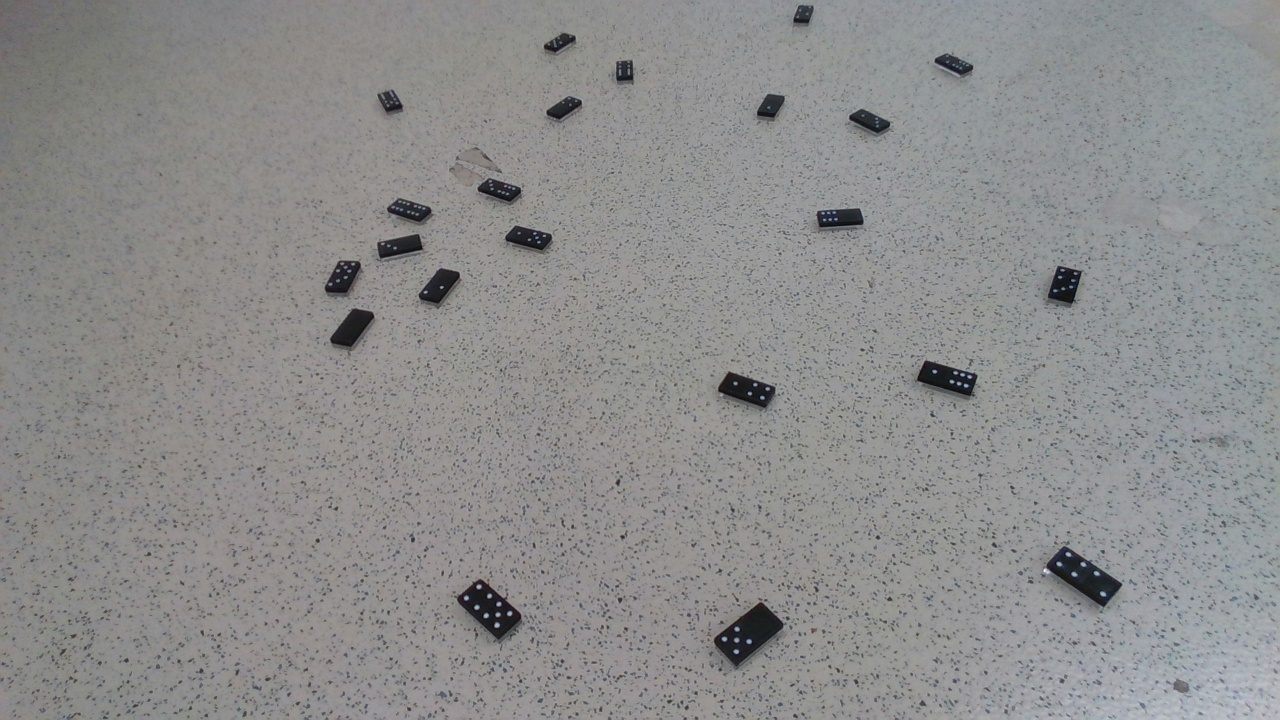
#> input picture images/1.jpg, 1280 x 720 px
$ python algorighm.py   (older library calls are emulated)
#> lines starting #> are read from the running program, lines starting #| are printed output that depends on the picture; after the words box and inside, x2 and y2 are one past the last pixel; in counts of white or black regions, pixels touching at a corner belong together
# -*- coding: utf-8 -*-
"""
Created on Tue Aug 25 20:11:53 2020

@author: nlutz
"""

import numpy as np
import cv2
import matplotlib.pyplot as plt
from scipy.spatial import ConvexHull


def minimum_bounding_rectangle(points):
    """
    Find the smallest bounding rectangle for a set of points.
    Returns a set of points representing the corners of the bounding box.

    :param points: an nx2 matrix of coordinates
    :rval: an nx2 matrix of coordinates
    """
    from scipy.ndimage.interpolation import rotate
    pi2 = np.pi/2.

    # get the convex hull for the points
    hull_points = points[ConvexHull(points).vertices]

    # calculate edge angles
    edges = np.zeros((len(hull_points)-1, 2))
    edges = hull_points[1:] - hull_points[:-1]

    angles = np.zeros((len(edges)))
    angles = np.arctan2(edges[:, 1], edges[:, 0])

    angles = np.abs(np.mod(angles, pi2))
    angles = np.unique(angles)

    # find rotation matrices
    # XXX both work
    rotations = np.vstack([
        np.cos(angles),
        np.cos(angles-pi2),
        np.cos(angles+pi2),
        np.cos(angles)]).T
#     rotations = np.vstack([
#         np.cos(angles),
#         -np.sin(angles),
#         np.sin(angles),
#         np.cos(angles)]).T
    rotations = rotations.reshape((-1, 2, 2))

    # apply rotations to the hull
    rot_points = np.dot(rotations, hull_points.T)

    # find the bounding points
    min_x = np.nanmin(rot_points[:, 0], axis=1)
    max_x = np.nanmax(rot_points[:, 0], axis=1)
    min_y = np.nanmin(rot_points[:, 1], axis=1)
    max_y = np.nanmax(rot_points[:, 1], axis=1)

    # find the box with the best area
    areas = (max_x - min_x) * (max_y - min_y)
    best_idx = np.argmin(areas)

    # return the best box
    x1 = max_x[best_idx]
    x2 = min_x[best_idx]
    y1 = max_y[best_idx]
    y2 = min_y[best_idx]
    r = rotations[best_idx]

    rval = np.zeros((4, 2))
    rval[0] = np.dot([x1, y2], r)
    rval[1] = np.dot([x2, y2], r)
    rval[2] = np.dot([x2, y1], r)
    rval[3] = np.dot([x1, y1], r)

    return rval

img_path = "images/1.jpg"

im_orig = cv2.imread(img_path)
#> im_orig is the input picture: shape (720, 1280, 3); mean B, G, R 140.8, 141, 141.1
im = cv2.imread(img_path, cv2.IMREAD_GRAYSCALE)
#> im: shape (720, 1280); min 7, max 254, mean 141


# Blur image
blurred = cv2.GaussianBlur(im, (9,9), 10)

unsharp_image = cv2.addWeighted(im, 1.5, blurred, -0.5, 0, im)


blurred = cv2.medianBlur(unsharp_image, 9)
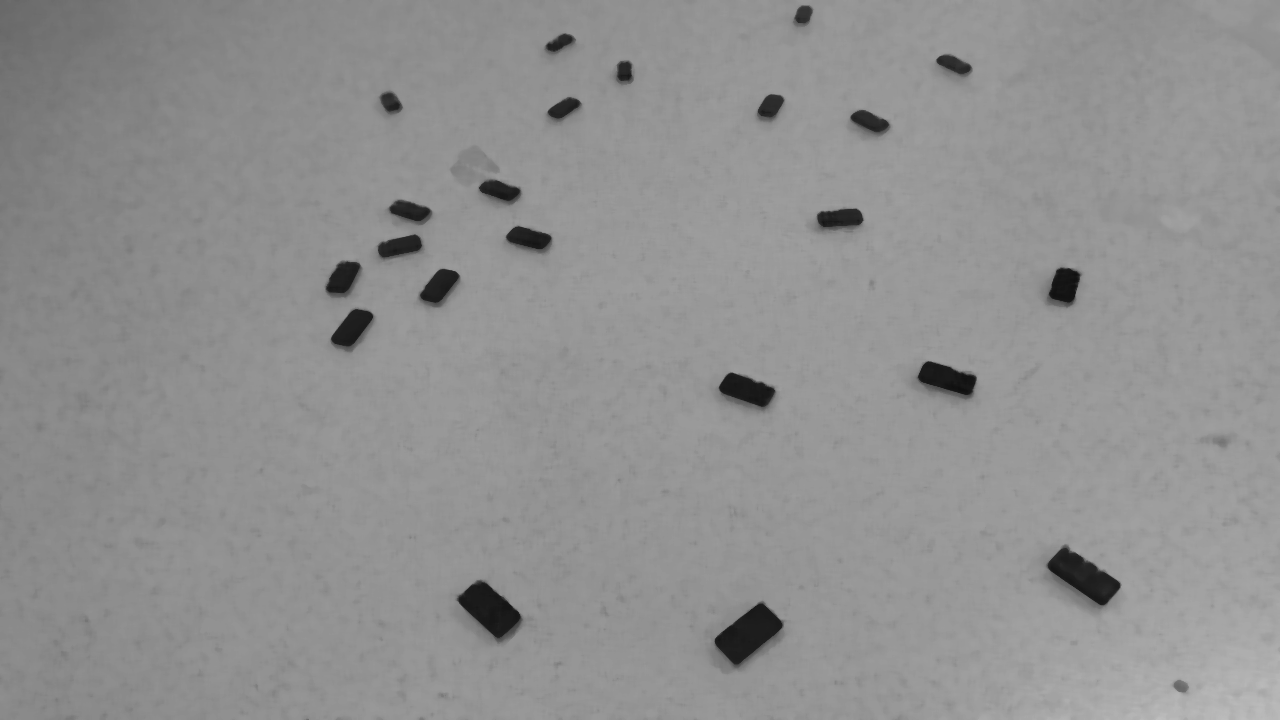
#> blurred: shape (720, 1280); min 15, max 190, mean 144.6

# Convert image to binary
ret,thresh1 = cv2.threshold(blurred,70,255,cv2.THRESH_BINARY)
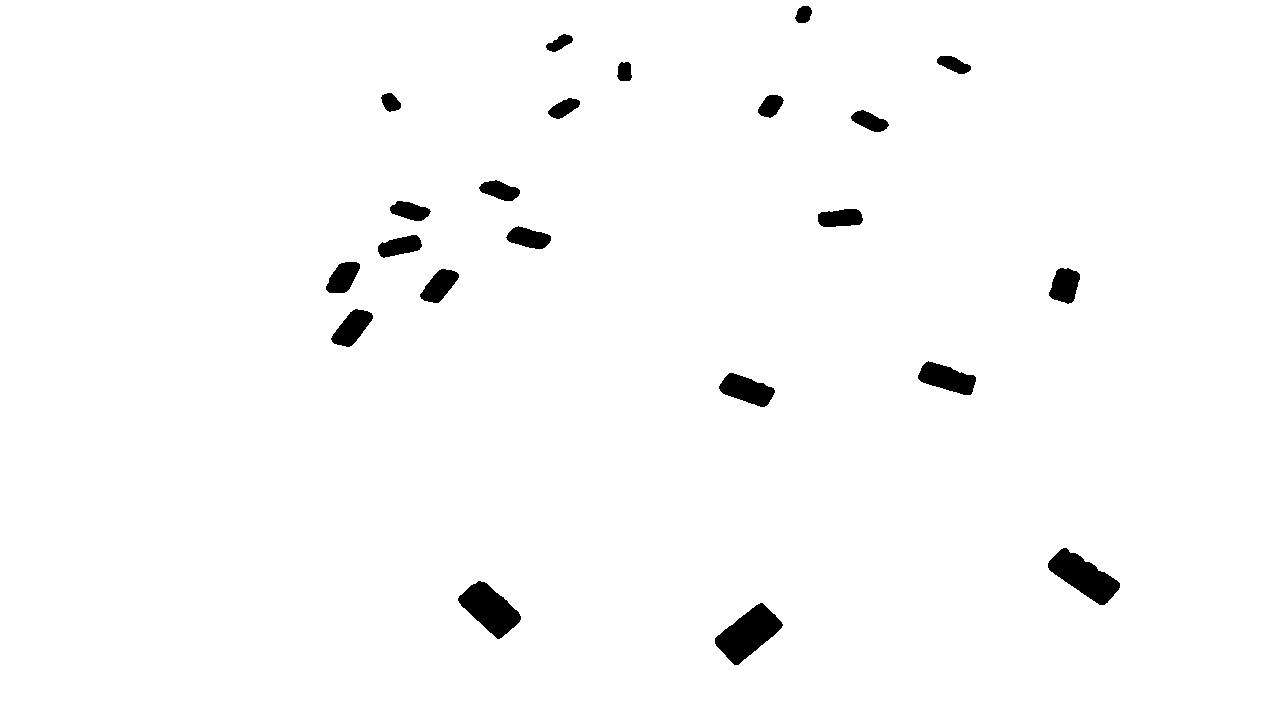
#> thresh1: shape (720, 1280); 98.1% white; 22 black regions
#plt.imshow(thresh1)
_, contours, hierarchy = cv2.findContours(thresh1, cv2.RETR_TREE, cv2.CHAIN_APPROX_NONE)
#> contours = 23 contours; largest, box (x1, y1, x2, y2) and area: (0, 0, 1280, 720) 919601, (714, 602, 784, 666) 2258, (1047, 547, 1121, 606) 2096, (457, 580, 522, 640) 2026, (917, 360, 977, 396) 1239

cv2.drawContours(im_orig, contours, -1, (0,255,0), 1)
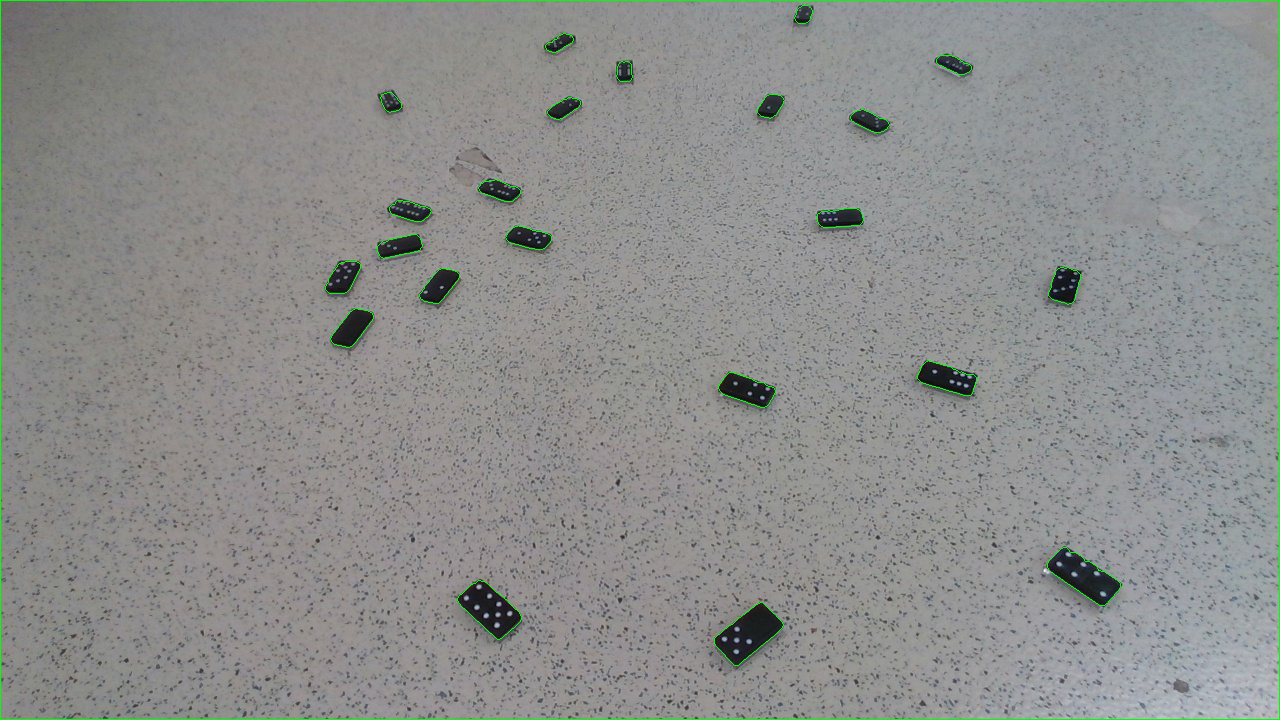
#> im_orig: shape (720, 1280, 3); 0.67% of pixels changed, all inside (x1, y1, x2, y2) = (0, 0, 1280, 720)


for c in contours:

    c = c.reshape((c.shape[0], c.shape[2]))
    rval = minimum_bounding_rectangle(c)

    for coordinate in rval:
        a = im_orig[int(coordinate[1])][int(coordinate[0])]
        im_orig[int(coordinate[1])][int(coordinate[0])]=[255,255,255]
#> this loop made 23 passes
#> (best_idx in minimum_bounding_rectangle, x1 in minimum_bounding_rectangle, x2 in minimum_bounding_rectangle, y1 in minimum_bounding_rectangle, y2 in minimum_bounding_rectangle, r in minimum_bounding_rectangle, rval) on passes 2 to 6: (5, 986.1, 948.6, -123.1, -188.9, [[0.651, 0.759], [-0.759, 0.651]], [[0, 0], [0, 0], [0, 0], [0, 0]]), (7, 803.6, 741.2, 130.5, 94.48, [[0.733, 0.68], [-0.68, 0.733]], [[0, 0], [0, 0], [0, 0], [0, 0]]), (6, 1256.4, 1181.9, -119, -150.3, [[0.826, 0.563], [-0.563, 0.826]], [[0, 0], [0, 0], [0, 0], [0, 0]]), (1, 859.2, 803.2, 145.8, 121.1, [[0.949, 0.316], [-0.316, 0.949]], [[776.8, 386.6], [723.7, 368.9], [715.9, 392.3], [769, 410]]), (4, 1043.8, 985.6, 107.3, 83.07, [[0.959, 0.282], [-0.282, 0.959]], [[0, 0], [0, 0], [0, 0], [0, 0]])
#> (angles in minimum_bounding_rectangle, min_x in minimum_bounding_rectangle, max_x in minimum_bounding_rectangle, min_y in minimum_bounding_rectangle, max_y in minimum_bounding_rectangle, areas in minimum_bounding_rectangle, best_idx in minimum_bounding_rectangle, x1 in minimum_bounding_rectangle) on passes 20 to 21: ([0, 0.111, 0.464, 0.785, 1.11, 1.48], [616, 620.5, 581.4, 482.2, 332.3, 117], [632, 636.6, 599.7, 502, 353.7, 137.6], [61, -8.72, -226.3, -400.9, -535.8, -622.6], [81, 12.04, -204.8, -381.1, -517, -606.6], [320, 334.7, 393.6, 392, 403.2, 330.8], 0, 632), ([0, 0.322, 0.427, 0.464, 0.464, 0.494, 0.785], [936, 906.6, 876.5, 863.6, 863.6, 852.1, 703.6], [971, 943, 912.5, 899.3, 899.3, 887.7, 735.4], [55, -248.6, -343.8, -376.6, -376.6, -403.1, -639.9], [74, -232.7, -329.1, -361.8, -361.8, -387.9, -618], [665, 575, 530.3, 528, 528, 537, 697.5], 3, 899.3)


#edges = cv2.Canny(thresh1,0,1)

plt.imshow(im_orig)

$ run again, with images/2.jpg copied over images/1.jpg
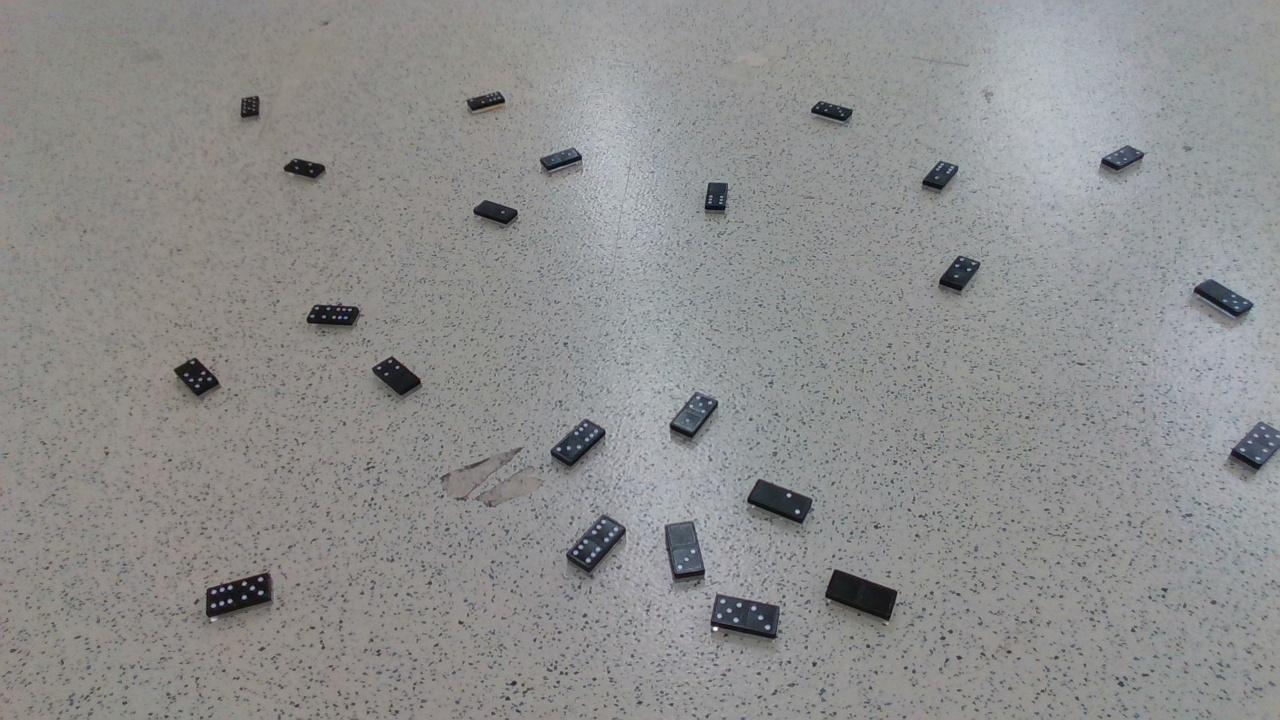
#> input picture images/2.jpg, 1280 x 720 px
#> im_orig is the input picture: shape (720, 1280, 3); mean B, G, R 141.2, 141.6, 141.4
#> `ret,thresh1 = cv2.threshold(blurred,70,255,cv2.THRESH_BINARY)`:
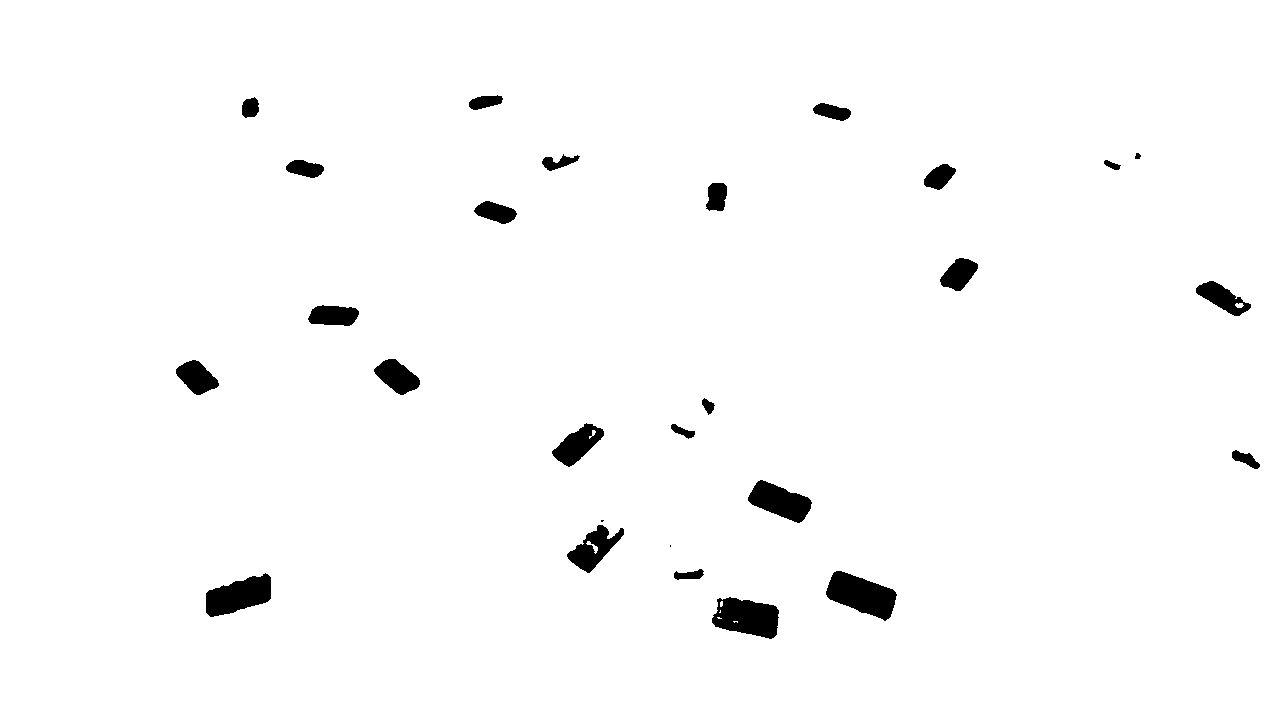
#> thresh1: shape (720, 1280); 98% white; 27 black regions (2 under 20 px)
#> contours = 35 contours, 7 with area under 20; largest, box (x1, y1, x2, y2) and area: (0, 0, 1280, 720) 919601, (825, 570, 898, 622) 2180, (711, 596, 780, 640) 2102, (205, 572, 272, 618) 1908, (747, 479, 813, 524) 1642
#> `cv2.drawContours(im_orig, contours, -1, (0,255,0), 1)`:
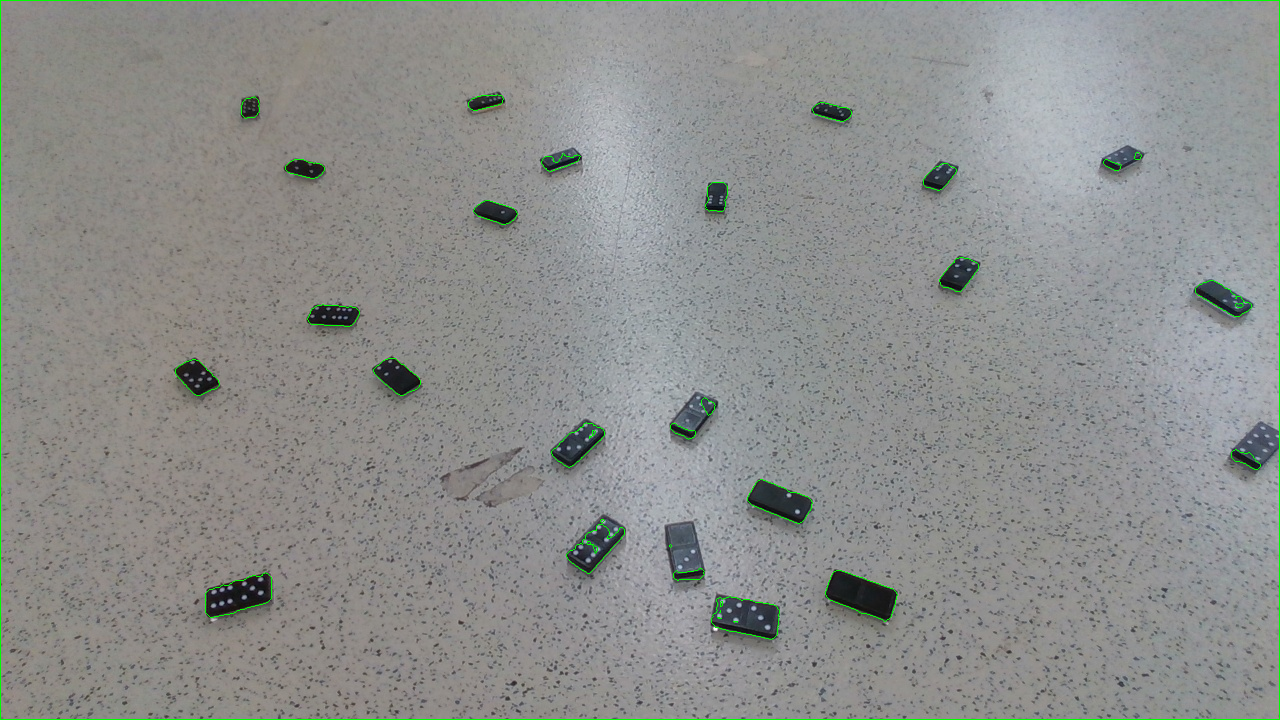
#> im_orig: shape (720, 1280, 3); 0.71% of pixels changed, all inside (x1, y1, x2, y2) = (0, 0, 1280, 720)
#> the loop `for c in contours: ` made 35 passes
#> (angles in minimum_bounding_rectangle, min_x in minimum_bounding_rectangle, max_x in minimum_bounding_rectangle, min_y in minimum_bounding_rectangle, max_y in minimum_bounding_rectangle, areas in minimum_bounding_rectangle, best_idx in minimum_bounding_rectangle, x1 in minimum_bounding_rectangle) on passes 9, 11: ([0, 0.464, 0.785, 1.48, 1.52], [673, 858.2, 881.1, 626.4, 600.6], [704, 886.4, 903.7, 637.4, 611.6], [568, 194.5, -94.05, -651.9, -676], [580, 216, -67.88, -620.5, -644.8], [372, 604.8, 592, 344.1, 343.4], 4, 611.6), ([0, 0.519, 0.644, 0.729, 0.785, 0.896, 1.11], [566, 766.3, 785.2, 791.2, 792, 782.7, 736.1], [624, 806.7, 819.6, 821.5, 821.7, 815.4, 775.9], [524, 149, 48.4, -21.15, -67.18, -156.8, -321.5], [573, 206.3, 107.2, 39, -6.36, -94.17, -257.6], [2842, 2317.1, 2022.7, 1826.9, 1806, 2044.1, 2545.4], 4, 821.7)
